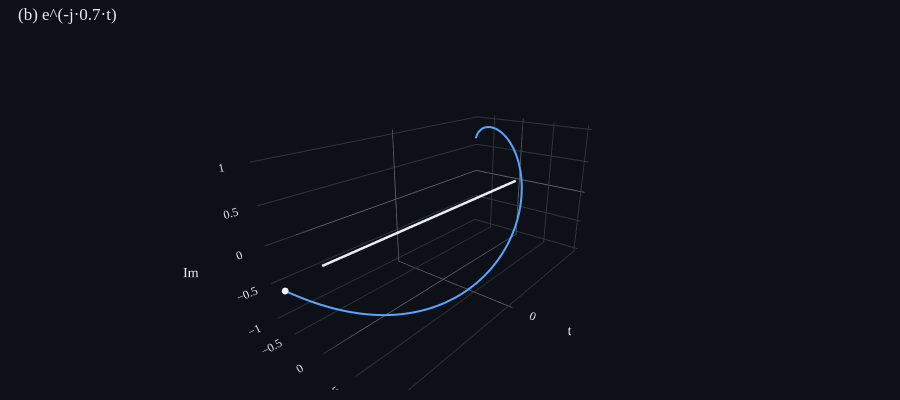

Notebook source saved alongside this figure:
### Markdown cell above
### 1-2. Winding function `e^(-jω₀t)`

각속도 -ω₀로 회전하는 단위 헬릭스. ω₀가 작으니 천천히 감긴다.

### Code cell
p = WindingHelixPlot(); p.update(ws_3d, last_idx); p.figure.show()

### Figure 1 — Plotly figure (JSON) as saved in the notebook; plotly's stock layout.template omitted (floating-point values rounded to 4 significant figures; data arrays with more than 128 entries replaced by an {"elided": "..."} marker saying what was removed)
{"data": [{"line": {"color": "#e6edf3", "width": 5}, "mode": "lines", "name": "t-axis", "opacity": 1.0, "scene": "scene", "showlegend": false, "type": "scatter3d", "x": [-3.5, 3.5], "y": [0.0, 0.0], "z": [0.0, 0.0]}, {"line": {"color": "#58a6ff", "width": 4}, "mode": "lines", "name": "helix", "type": "scatter3d", "x": {"elided": "2000 float values"}, "y": {"elided": "2000 float values"}, "z": {"elided": "2000 float values"}}, {"marker": {"color": "#f0f6fc", "size": 4}, "mode": "markers", "name": "cursor", "type": "scatter3d", "x": [3.5], "y": [-0.7702], "z": [-0.6378]}], "layout": {"font": {"color": "#e6edf3", "family": "serif", "size": 12}, "height": 400, "margin": {"b": 10, "l": 10, "r": 10, "t": 40}, "paper_bgcolor": "#0d1117", "plot_bgcolor": "#0d1117", "scene": {"aspectmode": "manual", "aspectratio": {"x": 2.0, "y": 1.0, "z": 1.0}, "camera": {"eye": {"x": 2.0, "y": 1.6, "z": 1.0}}, "xaxis": {"backgroundcolor": "#0d1117", "color": "#e6edf3", "gridcolor": "#30363d", "showbackground": true, "ticktext": ["0"], "tickvals": [0.0], "title": {"text": "t"}, "zerolinecolor": "#7d8590"}, "yaxis": {"backgroundcolor": "#0d1117", "color": "#e6edf3", "gridcolor": "#30363d", "showbackground": true, "title": {"text": "Re"}, "zerolinecolor": "#7d8590"}, "zaxis": {"backgroundcolor": "#0d1117", "color": "#e6edf3", "gridcolor": "#30363d", "showbackground": true, "title": {"text": "Im"}, "zerolinecolor": "#7d8590"}}, "showlegend": false, "title": {"font": {"color": "#e6edf3"}, "text": "(b) e^(-j·0.7·t)", "x": 0.02, "xanchor": "left"}}}
